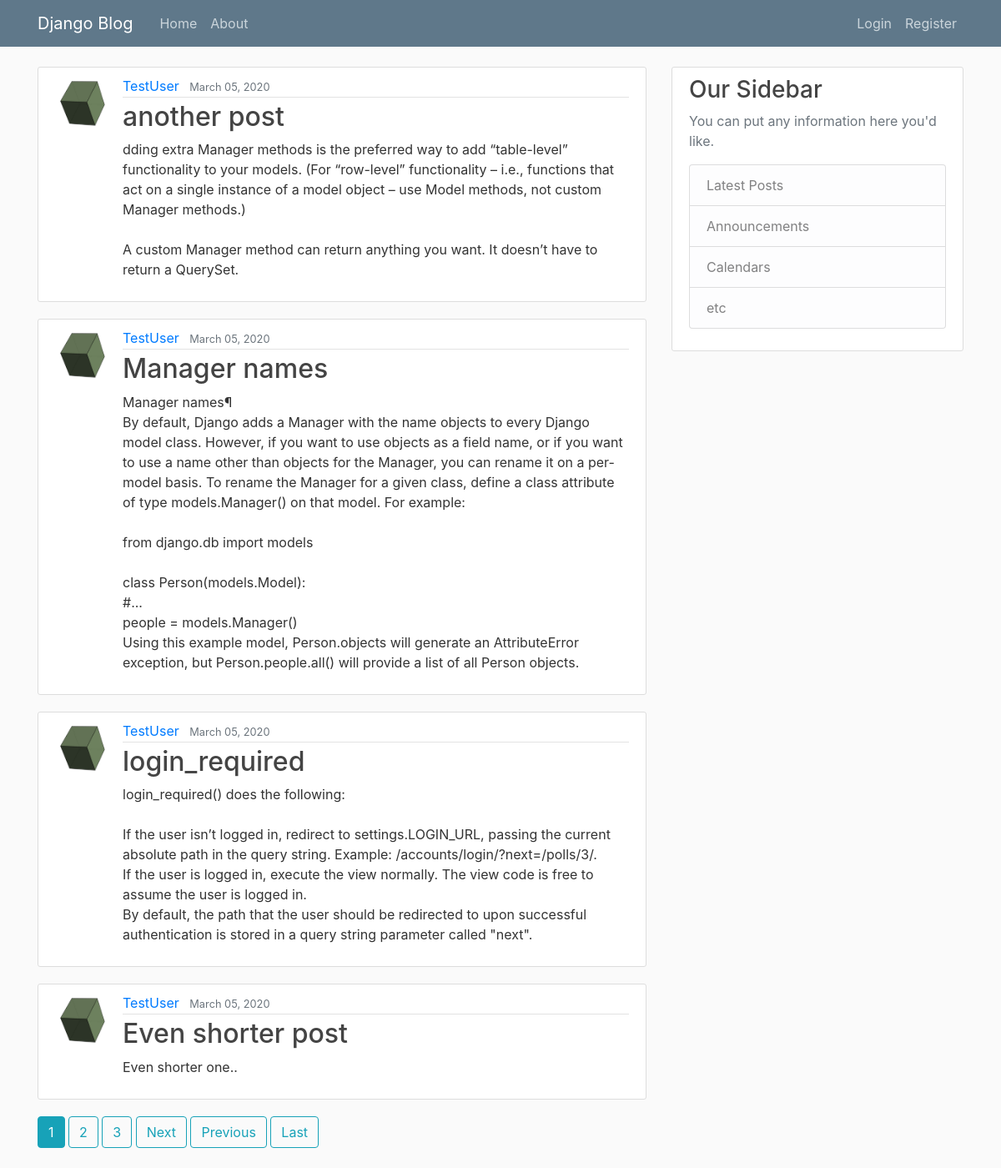
Before: / with the older database file.
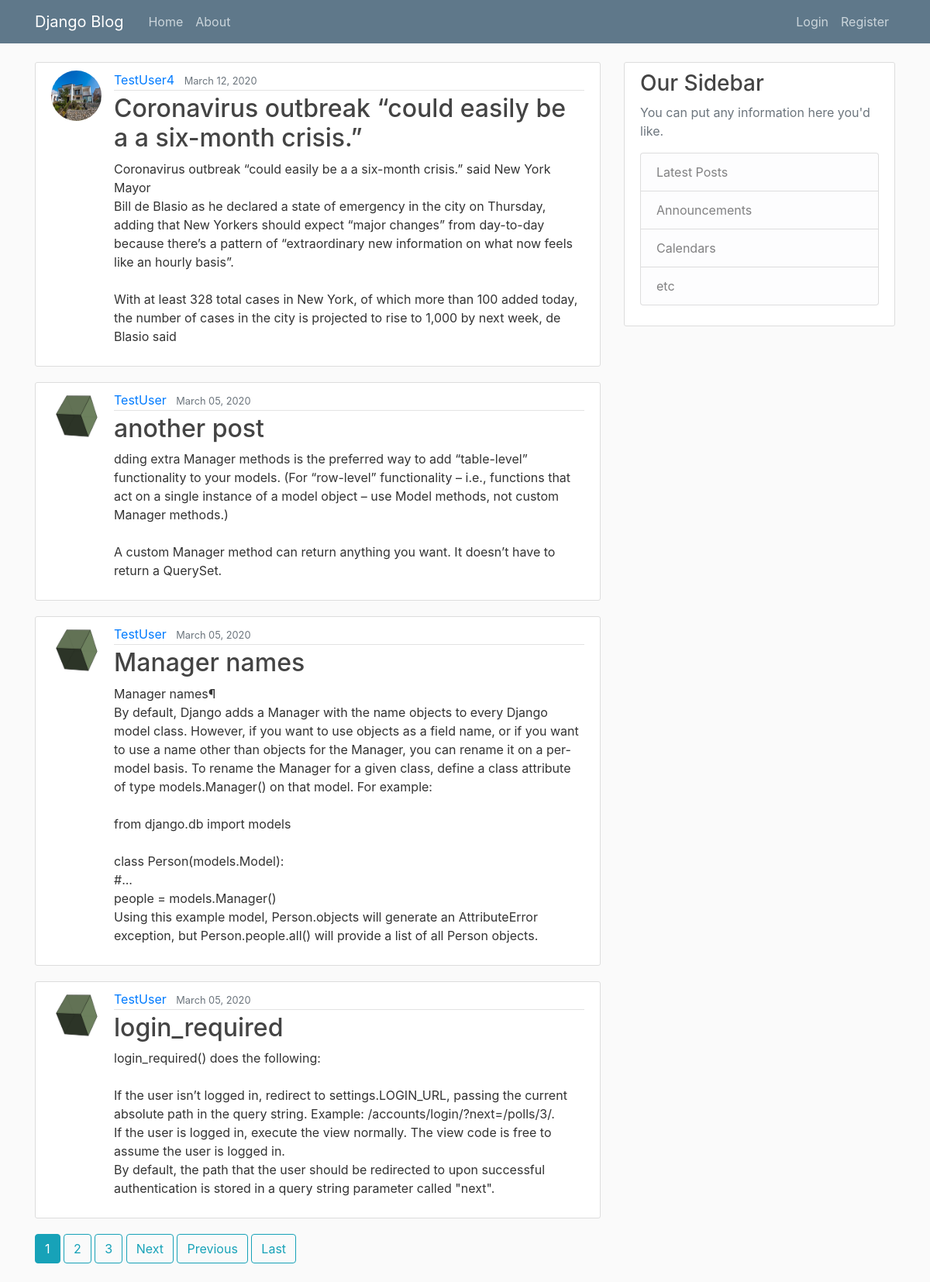
After: the same page with the newer database file.
### blog/models.py (models this page shows, shortened)
class Post(models.Model):
    title = models.CharField(max_length=100)
    content = models.TextField()
    date_posted = models.DateTimeField(default=timezone.now)
    author = models.ForeignKey(User, on_delete=models.CASCADE)

### users/models.py (models this page shows, shortened)
class Profile(models.Model):
    user = models.OneToOneField(User, on_delete=models.CASCADE)
    image = models.ImageField(default='profile_pics/default.png', upload_to='profile_pics')

### blog/views.py (the view)
# urls.py: path('', PostListView.as_view(), name='blog-home'),
class PostListView(ListView):
    model = Post
    template_name = 'blog/home.html'
    context_object_name = 'posts'
    ordering = ['-date_posted']
    paginate_by = 4

### blog/templates/blog/home.html (shortened to what this page needs)
{% extends "blog/base.html" %}
{% block content %}
	{% for post in posts %}
		<article class="media content-section">
			<img class="rounded-circle article-img" src="{{ post.author.profile.image.url }}">
		  <div class="media-body">
		    <div class="article-metadata">
		      <a class="mr-2" href="{% url 'user-posts' post.author.username %}">{{ post.author }}</a>
		      <small class="text-muted">{{ post.date_posted|date:"F d, Y" }}</small>
		    </div>
		    <h2><a class="article-title" href="{% url 'post-detail' post.id %}">{{ post.title }}</a></h2>
		    <p class="article-content">{{ post.content }}</p>
		  </div>
		</article>
	{% endfor %}
	{% if is_paginated %}
		{% for num in page_obj.paginator.page_range %}
			{% if page_obj.number == num %}
				<a class="btn btn-info mb-4" href="?page={{ num }}">{{ num }}</a>
			{% elif num > page_obj.number|add:'-3' and num < page_obj.number|add:'3' %}
				<a class="btn btn-outline-info mb-4" href="?page={{ num }}">{{ num }}</a>
			{% endif %}
		{% endfor %}
		{% if page_obj.has_next %}
			<a class="btn btn-outline-info mb-4" href="?page={{ page_obj.next_page_number }}">Next</a>
			<a class="btn btn-outline-info mb-4" href="?page={{ page_obj.previous_page_numbers }}">Previous</a>
			<a class="btn btn-outline-info mb-4" href="?page={{ page_obj.paginator.num_pages }}">Last</a>
		{% endif %}
	{% endif %}
{% endblock content %}

### blog/templates/blog/base.html (shortened to what this page needs)
{% load static %}
<!DOCTYPE html>
<html lang="en" dir="ltr">
	<head>
		<link rel="stylesheet" href="https://stackpath.bootstrapcdn.com/bootstrap/4.4.1/css/bootstrap.min.css">
		<link rel="stylesheet" href="{% static 'blog/main.css' %}">
	</head>
	<body>
		<header class="site-header">
	      <nav class="navbar navbar-expand-md navbar-dark bg-steel fixed-top">
	        <div class="container">
	          <a class="navbar-brand mr-4" href="{% url 'blog-home' %}">Django Blog</a>
	          <div class="collapse navbar-collapse" id="navbarToggle">
	            <div class="navbar-nav mr-auto">
	              <a class="nav-item nav-link" href="{% url 'blog-home' %}">Home</a>
	              <a class="nav-item nav-link" href="{% url 'blog-about' %}">About</a>
	            </div>
	            <div class="navbar-nav">
				  {% if user.is_authenticated %}
				  	<a class="nav-item nav-link" href="{% url 'post-create' %}">New Post</a>
					<a class="nav-item nav-link" href="{% url 'profile' %}">Profile</a>
				  	<a class="nav-item nav-link" href="{% url 'logout' %}">Logout</a>
				  {% else %}
	              	<a class="nav-item nav-link" href="{% url 'login' %}">Login</a>
	              	<a class="nav-item nav-link" href="{% url 'register' %}">Register</a>
				  {% endif%}
	            </div>
	          </div>
	        </div>
	      </nav>
	    </header>
		<main role="main" class="container">
		  <div class="row">
		    <div class="col-md-8">
		      {% block content %}{% endblock %}
		    </div>
		    <div class="col-md-4">
		      <div class="content-section">
		        <h3>Our Sidebar</h3>
		        <p class='text-muted'>You can put any information here you'd like.
		          <ul class="list-group">
		            <li class="list-group-item list-group-item-light">Latest Posts</li>
		            <li class="list-group-item list-group-item-light">Announcements</li>
		            <li class="list-group-item list-group-item-light">Calendars</li>
		            <li class="list-group-item list-group-item-light">etc</li>
		          </ul>
		        </p>
		      </div>
		    </div>
		  </div>
		</main>
	  </body>
	</body>
</html>

### blog/static/blog/main.css (style rules this page uses)
body { background: #fafafa; color: #333333; margin-top: 5rem; }
h1, h2, h3, h4, h5, h6 { color: #444444; }
ul { margin: 0; }
.bg-steel { background-color: #5f788a; }
.site-header .navbar-nav .nav-link { color: #cbd5db; }
.content-section { background: #ffffff; padding: 10px 20px; border: 1px solid #dddddd; border-radius: 3px; margin-bottom: 20px; }
.article-title { color: #444444; }
.article-content { white-space: pre-line; }
.article-img { height: 65px; width: 65px; margin-right: 16px; }
.article-metadata { padding-bottom: 1px; margin-bottom: 4px; border-bottom: 1px solid #e3e3e3 }

Changed rows visible on the page:
no longer on this page (row unchanged): Post: author.profile.image (placeholder picture), author "TestUser", date_posted "March 05, 2020", title "Even shorter post", content "Even shorter one.."
added Post: author.profile.image (picture), author "TestUser4", date_posted "March 12, 2020", title "Coronavirus outbreak “could easily be a a six-month crisis.”", content "Coronavirus outbreak “could easily be a a six-month crisis.” said New York Mayor Bill de Blasio as he declared a state of emergency in the city on Thursday, adding that New Yorkers should expect “major changes” from day-to-day because there’s a pattern of “extraordinary new information on what now feels like an hourly basis”. With at least 328 total cases in New York, of which more than 100 added today, the number of cases in the city is projected to rise to 1,000 by next week, de Blasio said"
